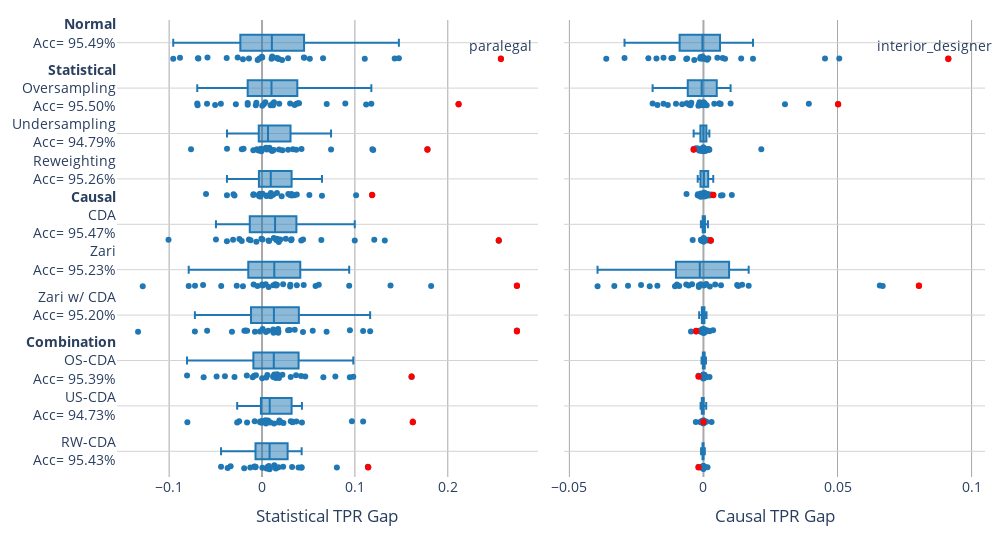

Notebook code cell kept with this figure:
### Markdown cell above
## TPR Gap

### Code cell
fig = make_subplots(
    rows=1, cols=2, shared_yaxes=True, horizontal_spacing=0.03
)

for t in px.box(tpr_parity_df, x="statistical_parity", y="Method", color_discrete_sequence=px.colors.qualitative.D3, hover_data=["occupation"]).data:
    fig.add_trace(t, row=1, col=1)
for t in px.box(tpr_parity_df, x="causal_parity", y="Method", color_discrete_sequence=px.colors.qualitative.D3, hover_data=["occupation"]).data:
    t["showlegend"] = False
    fig.add_trace(t, row=1, col=2)

fig.update_layout(
    autosize=False,
    width=1000,
    height=535,
    plot_bgcolor='white',
    font=dict(size=14),
    legend_title="Debias Type",
    margin=dict(l=15, r=15, t=20, b=20),
    boxgap=0.5,
    yaxis = dict(
        tickmode = 'array',
        tickvals = ["Baseline", "Oversampling", "Undersampling", "Reweight", "CDA", "Zari", "Zari w/ CDA", "Oversampling w/ CDA", "Undersampling w/ CDA", "Reweight w/ CDA"],
        ticktext = [
            f"<b>Normal</b><br>Acc={acc_df[acc_df.Method == 'Baseline'].Acc.item()*100: .2f}%<br>", 
            f"<b>Statistical</b><br>Oversampling<br>Acc={acc_df[acc_df.Method == 'Oversampling'].Acc.item()*100: .2f}%", 
            f"Undersampling<br>Acc={acc_df[acc_df.Method == 'Undersampling'].Acc.item()*100: .2f}%",
            f"Reweighting<br>Acc={acc_df[acc_df.Method == 'Reweight'].Acc.item()*100: .2f}%<br>",
            f"<b>Causal</b><br>CDA<br>Acc={acc_df[acc_df.Method == 'CDA'].Acc.item()*100: .2f}%<br>", 
            f"Zari<br>Acc={acc_df[acc_df.Method == 'Zari'].Acc.item()*100: .2f}%<br>",
            f"Zari w/ CDA<br>Acc={acc_df[acc_df.Method == 'Zari w/ CDA'].Acc.item()*100: .2f}%<br>",
            f"<b>Combination</b><br>OS-CDA<br>Acc={acc_df[acc_df.Method == 'Oversampling w/ CDA'].Acc.item()*100: .2f}%",
            f"US-CDA<br>Acc={acc_df[acc_df.Method == 'Undersampling w/ CDA'].Acc.item()*100: .2f}%",
            f"RW-CDA<br>Acc={acc_df[acc_df.Method == 'Reweight w/ CDA'].Acc.item()*100: .2f}%",
        ]
    ),
    xaxis2 = dict(range=[-0.052, 0.105], tickvals=[-0.05, 0, 0.05, 0.1])
)
fig.update_xaxes(title_text='Statistical TPR Gap',row=1, col=1)
fig.update_xaxes(title_text='Causal TPR Gap',row=1, col=2)
fig.update_traces(boxpoints="all", jitter=0.3, pointpos=-2)
fig.update_xaxes(
    mirror=True,
    showgrid=True,
    gridcolor='darkgrey',
    zeroline = True,
    zerolinecolor='darkgrey',
)
fig.update_yaxes(
    mirror=True,
    showgrid=True,
    gridcolor='lightgrey',
    categoryorder='array',
    categoryarray= ["Reweight w/ CDA", "Undersampling w/ CDA", "Oversampling w/ CDA", "Zari w/ CDA", "Zari", "CDA", "Reweight", "Undersampling", "Oversampling", 'Baseline']
)

baseline_x = tpr_parity_df[(tpr_parity_df.occupation == "paralegal")&(tpr_parity_df.Method == "Baseline")].statistical_parity.item()
fig.add_annotation(text="paralegal", x=baseline_x, yref="paper", y=0.97, showarrow=False)

offset = 0.0993
methods = ["Baseline", "Oversampling", "Undersampling", "Reweight", "CDA", "Zari", "Zari w/ CDA", "Oversampling w/ CDA", "Undersampling w/ CDA", "Reweight w/ CDA"]
for i, method in enumerate(methods):
    x_pos = tpr_parity_df[(tpr_parity_df.occupation == "paralegal")&(tpr_parity_df.Method == method)].statistical_parity.item()
    fig.add_shape(type="circle", xref="x1", x0=x_pos-0.0023, x1=x_pos+0.0023, yref="paper", y0=0.91-(offset*i), y1=0.92-(offset*i), line_color="red", fillcolor="red")

baseline_x = tpr_parity_df[(tpr_parity_df.occupation == "interior_designer")&(tpr_parity_df.Method == "Baseline")].causal_parity.item()
fig.add_annotation(text="interior_designer", xref="x2", x=baseline_x-0.005, yref="paper", y=0.97, showarrow=False)
offset = 0.0993
for i, method in enumerate(methods):
    x_pos = tpr_parity_df[(tpr_parity_df.occupation == "interior_designer")&(tpr_parity_df.Method == method)].causal_parity.item()
    fig.add_shape(type="circle", xref="x2", x0=x_pos-0.0008, x1=x_pos+0.0008, yref="paper", y0=0.91-(offset*i), y1=0.92-(offset*i), line_color="red", fillcolor="red")
fig.show()

### Figure 1 — Plotly figure (JSON) as saved in the notebook; plotly's stock layout.template omitted (floating-point values rounded to 4 significant figures; data arrays with more than 128 entries replaced by an {"elided": "..."} marker saying what was removed)
{"data": [{"alignmentgroup": "True", "boxpoints": "all", "customdata": {"elided": "280x1 str values"}, "hovertemplate": "statistical_parity=%{x}<br>Method=%{y}<br>occupation=%{customdata[0]}<extra></extra>", "jitter": 0.3, "legendgroup": "", "marker": {"color": "#1F77B4"}, "name": "", "notched": false, "offsetgroup": "", "orientation": "h", "pointpos": -2, "showlegend": false, "type": "box", "x": {"elided": "280 float values"}, "x0": " ", "xaxis": "x", "y": {"elided": "280 str values"}, "y0": " ", "yaxis": "y"}, {"alignmentgroup": "True", "boxpoints": "all", "customdata": {"elided": "280x1 str values"}, "hovertemplate": "causal_parity=%{x}<br>Method=%{y}<br>occupation=%{customdata[0]}<extra></extra>", "jitter": 0.3, "legendgroup": "", "marker": {"color": "#1F77B4"}, "name": "", "notched": false, "offsetgroup": "", "orientation": "h", "pointpos": -2, "showlegend": false, "type": "box", "x": {"elided": "280 float values"}, "x0": " ", "xaxis": "x2", "y": {"elided": "280 str values"}, "y0": " ", "yaxis": "y2"}], "layout": {"annotations": [{"showarrow": false, "text": "paralegal", "x": 0.2572, "y": 0.97, "yref": "paper"}, {"showarrow": false, "text": "interior_designer", "x": 0.08632, "xref": "x2", "y": 0.97, "yref": "paper"}], "autosize": false, "boxgap": 0.5, "font": {"size": 14}, "height": 535, "legend": {"title": {"text": "Debias Type"}}, "margin": {"b": 20, "l": 15, "r": 15, "t": 20}, "plot_bgcolor": "white", "shapes": [{"fillcolor": "red", "line": {"color": "red"}, "type": "circle", "x0": 0.2549, "x1": 0.2595, "xref": "x", "y0": 0.91, "y1": 0.92, "yref": "paper"}, {"fillcolor": "red", "line": {"color": "red"}, "type": "circle", "x0": 0.2093, "x1": 0.2139, "xref": "x", "y0": 0.8107, "y1": 0.8207, "yref": "paper"}, {"fillcolor": "red", "line": {"color": "red"}, "type": "circle", "x0": 0.1758, "x1": 0.1804, "xref": "x", "y0": 0.7114, "y1": 0.7214, "yref": "paper"}, {"fillcolor": "red", "line": {"color": "red"}, "type": "circle", "x0": 0.1163, "x1": 0.1209, "xref": "x", "y0": 0.6121, "y1": 0.6221, "yref": "paper"}, {"fillcolor": "red", "line": {"color": "red"}, "type": "circle", "x0": 0.2526, "x1": 0.2572, "xref": "x", "y0": 0.5128, "y1": 0.5228, "yref": "paper"}, {"fillcolor": "red", "line": {"color": "red"}, "type": "circle", "x0": 0.2721, "x1": 0.2767, "xref": "x", "y0": 0.4135, "y1": 0.4235, "yref": "paper"}, {"fillcolor": "red", "line": {"color": "red"}, "type": "circle", "x0": 0.2721, "x1": 0.2767, "xref": "x", "y0": 0.3142, "y1": 0.3242, "yref": "paper"}, {"fillcolor": "red", "line": {"color": "red"}, "type": "circle", "x0": 0.1587, "x1": 0.1633, "xref": "x", "y0": 0.2149, "y1": 0.2249, "yref": "paper"}, {"fillcolor": "red", "line": {"color": "red"}, "type": "circle", "x0": 0.16, "x1": 0.1646, "xref": "x", "y0": 0.1156, "y1": 0.1256, "yref": "paper"}, {"fillcolor": "red", "line": {"color": "red"}, "type": "circle", "x0": 0.112, "x1": 0.1166, "xref": "x", "y0": 0.0163, "y1": 0.0263, "yref": "paper"}, {"fillcolor": "red", "line": {"color": "red"}, "type": "circle", "x0": 0.09052, "x1": 0.09212, "xref": "x2", "y0": 0.91, "y1": 0.92, "yref": "paper"}, {"fillcolor": "red", "line": {"color": "red"}, "type": "circle", "x0": 0.04943, "x1": 0.05103, "xref": "x2", "y0": 0.8107, "y1": 0.8207, "yref": "paper"}, {"fillcolor": "red", "line": {"color": "red"}, "type": "circle", "x0": -0.004453, "x1": -0.002853, "xref": "x2", "y0": 0.7114, "y1": 0.7214, "yref": "paper"}, {"fillcolor": "red", "line": {"color": "red"}, "type": "circle", "x0": 0.002853, "x1": 0.004453, "xref": "x2", "y0": 0.6121, "y1": 0.6221, "yref": "paper"}, {"fillcolor": "red", "line": {"color": "red"}, "type": "circle", "x0": 0.00194, "x1": 0.00354, "xref": "x2", "y0": 0.5128, "y1": 0.5228, "yref": "paper"}, {"fillcolor": "red", "line": {"color": "red"}, "type": "circle", "x0": 0.07957, "x1": 0.08117, "xref": "x2", "y0": 0.4135, "y1": 0.4235, "yref": "paper"}, {"fillcolor": "red", "line": {"color": "red"}, "type": "circle", "x0": -0.00354, "x1": -0.00194, "xref": "x2", "y0": 0.3142, "y1": 0.3242, "yref": "paper"}, {"fillcolor": "red", "line": {"color": "red"}, "type": "circle", "x0": -0.002626, "x1": -0.001026, "xref": "x2", "y0": 0.2149, "y1": 0.2249, "yref": "paper"}, {"fillcolor": "red", "line": {"color": "red"}, "type": "circle", "x0": -0.0008, "x1": 0.0008, "xref": "x2", "y0": 0.1156, "y1": 0.1256, "yref": "paper"}, {"fillcolor": "red", "line": {"color": "red"}, "type": "circle", "x0": -0.002626, "x1": -0.001026, "xref": "x2", "y0": 0.0163, "y1": 0.0263, "yref": "paper"}], "width": 1000, "xaxis": {"anchor": "y", "domain": [0, 0.485], "gridcolor": "darkgrey", "mirror": true, "showgrid": true, "title": {"text": "Statistical TPR Gap"}, "zeroline": true, "zerolinecolor": "darkgrey"}, "xaxis2": {"anchor": "y2", "domain": [0.515, 1], "gridcolor": "darkgrey", "mirror": true, "range": [-0.052, 0.105], "showgrid": true, "tickvals": [-0.05, 0, 0.05, 0.1], "title": {"text": "Causal TPR Gap"}, "zeroline": true, "zerolinecolor": "darkgrey"}, "yaxis": {"anchor": "x", "categoryarray": ["Reweight w/ CDA", "Undersampling w/ CDA", "Oversampling w/ CDA", "Zari w/ CDA", "Zari", "CDA", "Reweight", "Undersampling", "Oversampling", "Baseline"], "categoryorder": "array", "domain": [0, 1], "gridcolor": "lightgrey", "mirror": true, "showgrid": true, "tickmode": "array", "ticktext": ["<b>Normal</b><br>Acc= 95.49%<br>", "<b>Statistical</b><br>Oversampling<br>Acc= 95.50%", "Undersampling<br>Acc= 94.79%", "Reweighting<br>Acc= 95.26%<br>", "<b>Causal</b><br>CDA<br>Acc= 95.47%<br>", "Zari<br>Acc= 95.23%<br>", "Zari w/ CDA<br>Acc= 95.20%<br>", "<b>Combination</b><br>OS-CDA<br>Acc= 95.39%", "US-CDA<br>Acc= 94.73%", "RW-CDA<br>Acc= 95.43%"], "tickvals": ["Baseline", "Oversampling", "Undersampling", "Reweight", "CDA", "Zari", "Zari w/ CDA", "Oversampling w/ CDA", "Undersampling w/ CDA", "Reweight w/ CDA"]}, "yaxis2": {"anchor": "x2", "categoryarray": ["Reweight w/ CDA", "Undersampling w/ CDA", "Oversampling w/ CDA", "Zari w/ CDA", "Zari", "CDA", "Reweight", "Undersampling", "Oversampling", "Baseline"], "categoryorder": "array", "domain": [0, 1], "gridcolor": "lightgrey", "matches": "y", "mirror": true, "showgrid": true, "showticklabels": false}}}
